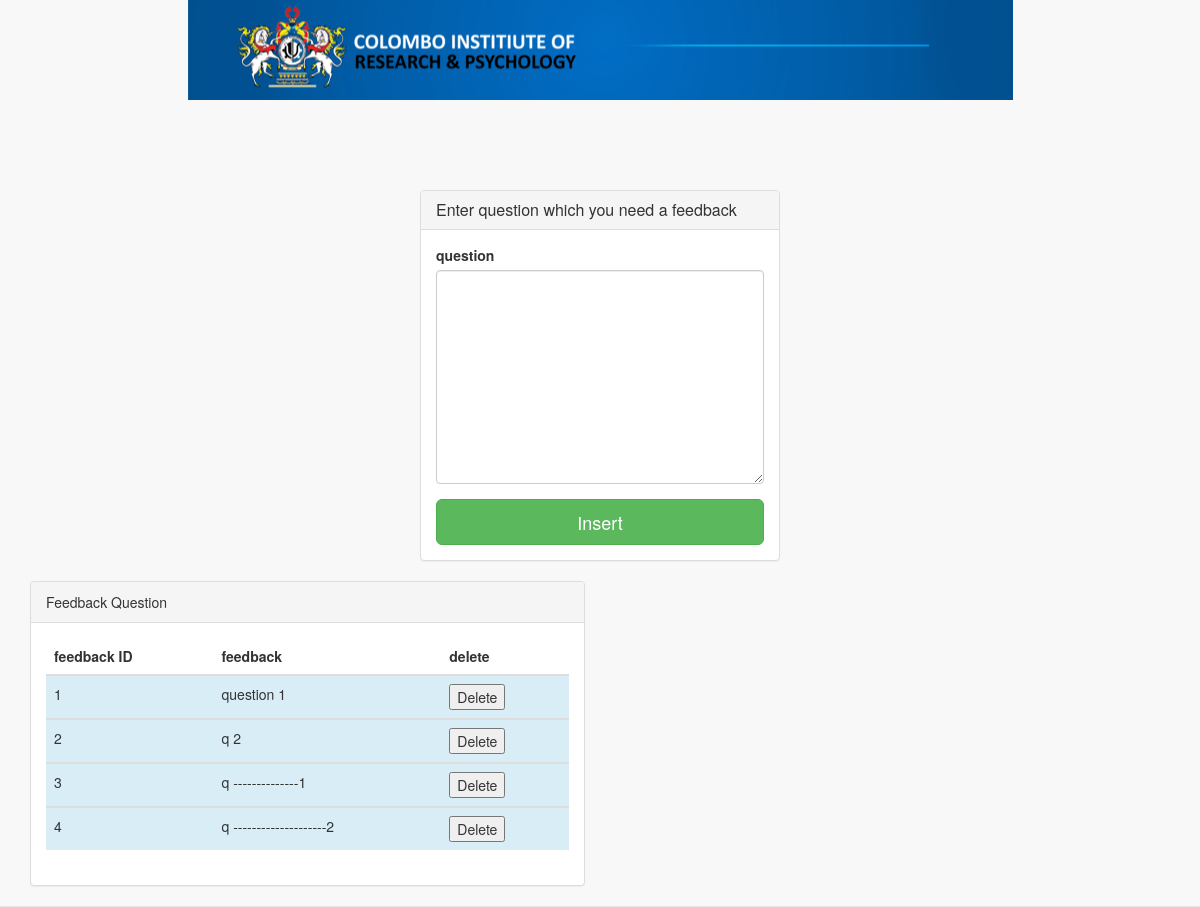
The app's page /finalFeedback/pages/insertFeedbackCourse.php with its own data.
### tables this page shows
CREATE TABLE `feedback_question_cos` (
  `id` int(11) NOT NULL,
  `question` varchar(10000) NOT NULL,
  `radio1` int(11) NOT NULL,
  `radio2` int(11) NOT NULL,
  `radio3` int(11) NOT NULL
);

### finalFeedback/pages/insertFeedbackCourse.php (the view, shortened to what this page needs)
<?php
include'config.php';
?>
<!DOCTYPE html>
<html lang="en">
<head>
    <link href="../vendor/bootstrap/css/bootstrap.min.css" rel="stylesheet">
    <link href="../vendor/metisMenu/metisMenu.min.css" rel="stylesheet">
    <link href="../dist/css/sb-admin-2.css" rel="stylesheet">
    <link href="../vendor/font-awesome/css/font-awesome.min.css" rel="stylesheet" type="text/css">
</head>
<body>
    <div id="wrapper">
        <div class="bgimg"></div>
        <nav class="navbar navbar-default navbar-static-top" role="navigation" style="margin-bottom: 0">
    <div class="container">
        <div class="row">
            <div class="col-md-4 col-md-offset-4">
                <div class="login-panel panel panel-default">
                    <div class="panel-heading">
                        <h3 class="panel-title">Enter question which you need a feedback</h3>
                    </div>
                    <div class="panel-body">
                        <form role="form" method="post" action="insertFeedbackProcess.php">
                            <fieldset>
                                <div class="form-group">
                                     <label>question</label>
                                            <textarea name="feedbackCourse" rows="10" col="10" class="form-control" rows="3"></textarea>
                                </div>
                                <input type="submit" name="insertFeedbackCourse" value="Insert" class="btn btn-lg btn-success btn-block">
                            </fieldset>
                        </form>
                    </div>
                </div>
            </div>
<div class="col-lg-6">
                    <div class="panel panel-default">
                        <div class="panel-heading">
                            Feedback Question
                        </div>
                        <div class="panel-body">
                            <div class="table-responsive">
                            <table class="table">
                                    <thead>
                                        <tr>
                                            <th>feedback ID</th>
                                            <th>feedback</th>
                                            <th>delete</th>
                                        </tr>
                                    </thead>
               <?php
               $result7= mysqli_query($conn,"SELECT * FROM feedback_question_cos");
               while($row=mysqli_fetch_assoc($result7))
                {
                                    echo'<form action="deletef.php" method="post">';
                                    echo'<tbody>';
                                        echo'<tr class="info">';
                                            echo'<td>'.$row['id'].'</td>';
                                            echo'<td>'.$row['question'].'</td>';
                                            echo'<td>
                                                    <input type="hidden" name="id" value="'.$row['id'].'">
                                                    <input type="submit" name="submit" value="Delete">
                                                </td>';
                                        echo'</tr>';
                                    echo'</tbody>';
                    }
                    ?>
                </table>
                </div>
                </div>
                </div>
                </div>
        </div>
    </div>
</body>
</html>

### finalFeedback/pages/insertFeedbackCourse.php (style rules this page uses)
.bgimg { background-image: url('logo.png'); height: 100px; width: auto; background-repeat: no-repeat; background-position: center; }

### records on screen
feedback_question_cos: id "1", question "question 1"
feedback_question_cos: id "2", question "q 2"
feedback_question_cos: id "3", question "q --------------1"
feedback_question_cos: id "4", question "q --------------------2"
